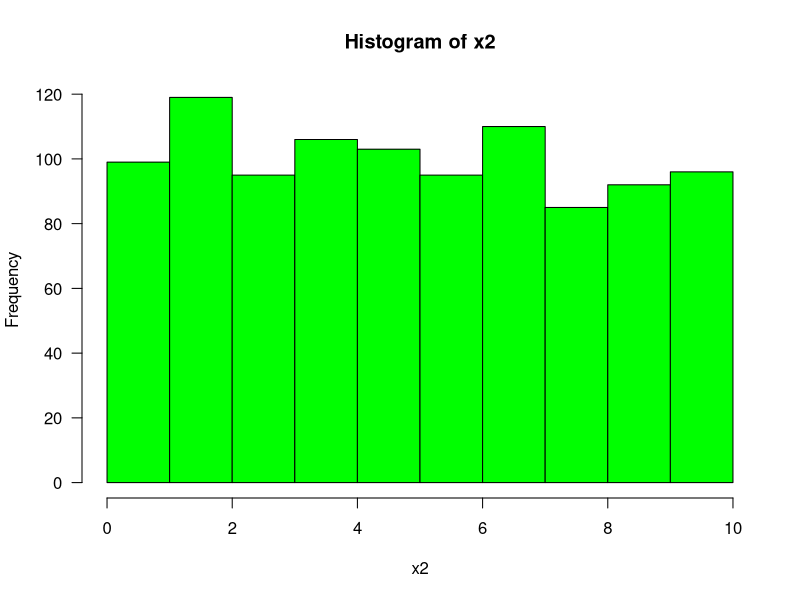
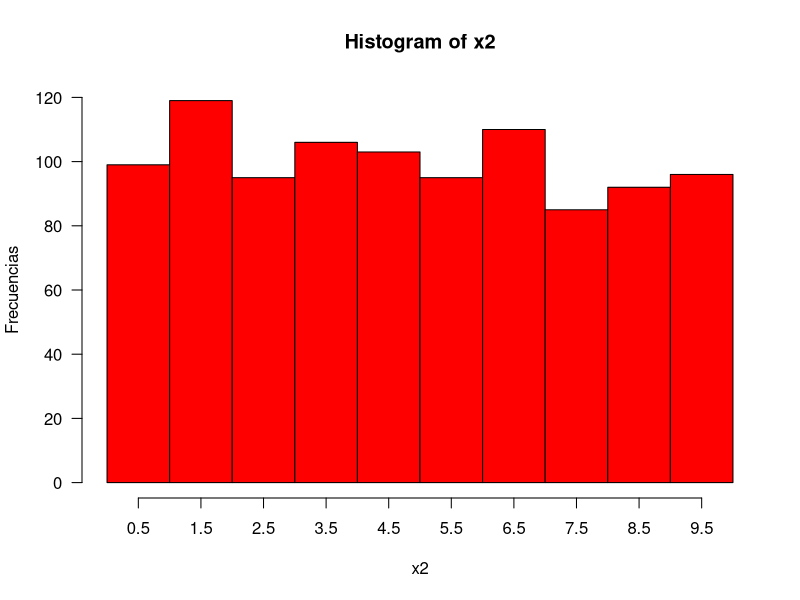
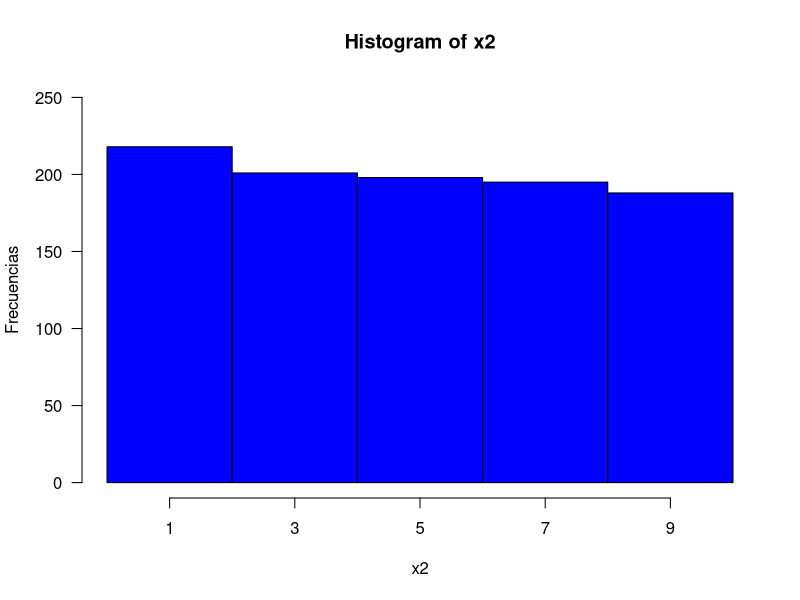
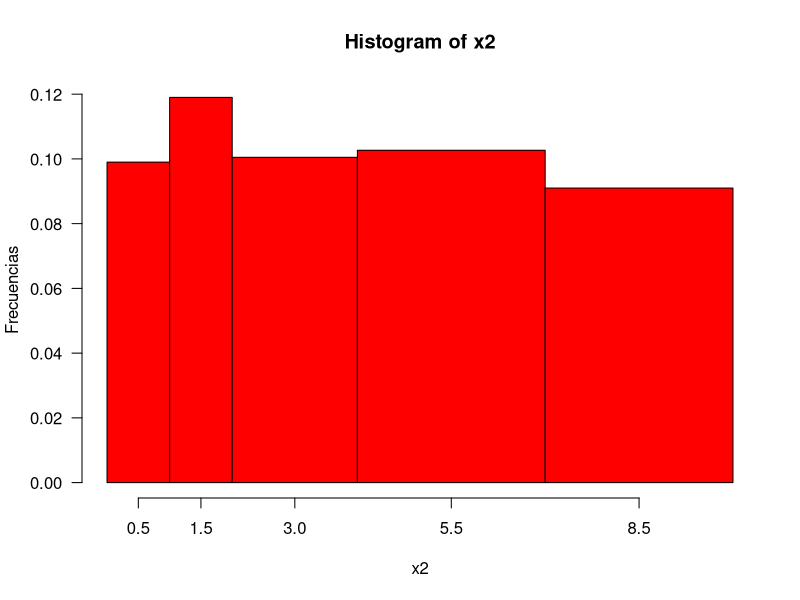
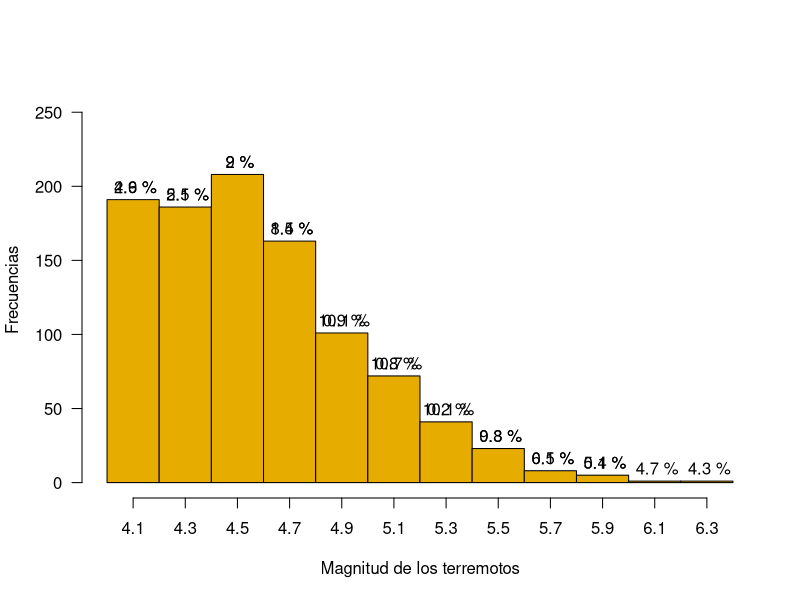
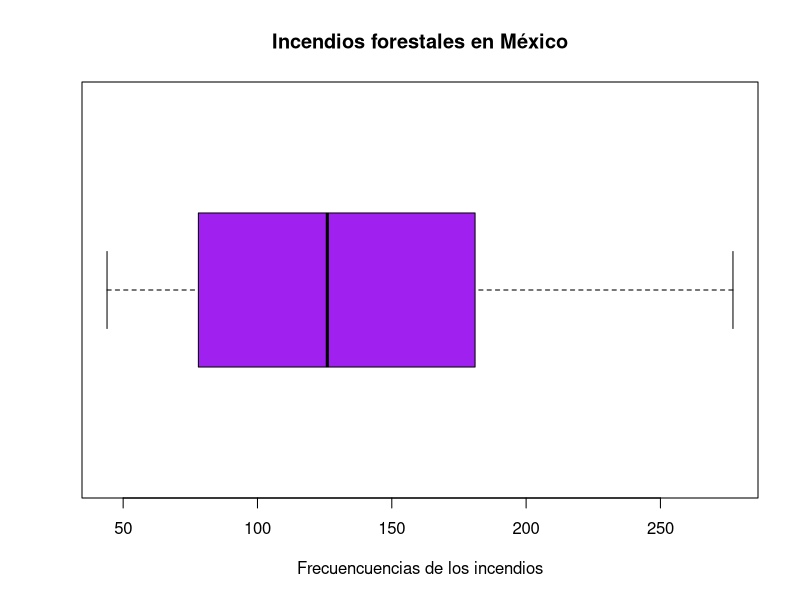

These charts were generated, in order, by the following R code:
#Tarea 4


# Problema 1 -------------------------------------------------------------

#Histogramas

set.seed(9875)
size <- 1000
x2 <- round(runif(n = size, min = 0, max = 10),2)
x2

hist_mil <- hist(x2, las= 1, col= "green")
hist_mil
hist_mil$breaks


hist_mil1 <- hist(x2, xaxt = "n",
breaks = c(0,1,2,3,4,5,6,7,8,9,10),
col = "#ff0000",
ylab = "Frecuencias",
las = 1,
ylim = c(0,120))
axis(1,hist_mil1$mids)

hist_mil1

hist_mil2 <- hist(x2, xaxt = "n",
                  breaks = c(0,2,4,6,8,10),
                  col = "#0000ff",
                  ylab = "Frecuencias",
                  las = 1,
                  ylim = c(0,250))
axis(1,hist_mil2$mids)


hist_mil3 <- hist(x2, xaxt = "n",
                  breaks = c(0,1,2,4,7,10),
                  col = "#ff0000",
                  ylab = "Frecuencias",
                  las = 1,)
axis(1,hist_mil3$mids)

hist_mil3


# Problema 2 --------------------------------------------------------------


#a)El histograma A
#b)El histograma D
#c)El histograma C
#d)El histograma B
#e)El histograma C


# Problema 3 --------------------------------------------------------------

frec_terr <- table(quakes$mag) ##La funcion table() te ayuda a 
frec_terr                               ##crear una tabla de frecuencias


propor_terr <- frec_terr / sum(frec_terr) 
propor_terr 

porc_terr = 100 * propor_terr 
porc_terr



mags <- hist(quakes$mag, xaxt = "n",
             col = "#e6ac00", xlab="Magnitud de los terremotos",
             ylab= "Frecuencias",
             main = "",
             las = 1,
             cex.names = 0.1,
             ylim = c(0,260),
             labels = paste(levels(quakes$mag),
                            round(porc_terr,2),"%"))
axis(1, mags$mids)

#a)Tiene un sesgo a la derecha
#b)El intervalo de 4.5
#c)El rango es 4:6.4
#d)2.1%
#e)19.8%
#f)58.5%



# Problema 4 --------------------------------------------------------------

summary(quakes$mag)

##61%

##c)75%


# Problema 5 --------------------------------------------------------------

#a) la especie C
#b) la especie F
#C) la especie F
#d) la especoe C
#e) la especie H
#f) la especie F
#g) la especie C
#h) la especie F
#i) la especie H
#j) la especie F


# Problema 6 --------------------------------------------------------------

fires <- c(78, 44, 47, 105, 126, 181, 277, 210, 155)
fires

summary(fires)
quantile(fires)

#1) 44
#2) 277
#3) 44:277
#4) 78
#5) 126
#6) 181
#7) 126
var(fires)
#8) 6069.11
sd(fires)
#9)77.90
#10)
boxplot(fires, horizontal = T, col = "purple", xlab = "Frecuencuencias de los incendios", main = "Incendios forestales en México")


